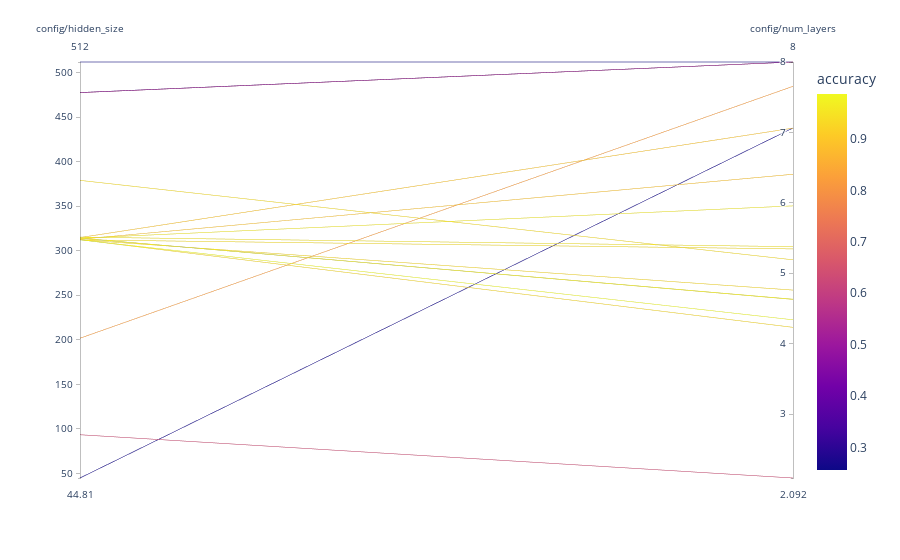

Notebook code cell kept with this figure:
### Markdown cell above
As you can see, bayes really focuses on the promising areas. It is much more efficient than random search, and also more efficient than grid search.
We have set the `random_search_steps` to 5, this means that we will do 5 random searches first, to get a good initial idea of the space. As you can see, 5 is a bit low, because it might lead to premature converging to a local optimum. You can increase this number to get a better initial idea of the space, but you will also need to increase the number of iterations after the initial random scan.

### Code cell
visualize.parallel_plot(analysis, columns)

### Figure 1 — Plotly figure (JSON) as saved in the notebook; plotly's stock layout.template omitted (floating-point values rounded to 4 significant figures)
{"data": [{"dimensions": [{"label": "config/hidden_size", "values": [201.8, 379.1, 93.39, 44.81, 314.2, 477.6, 314.2, 477.6, 312.9, 314.8, 477.7, 314.1, 315.3, 512.0, 312.3, 312.4, 312.5, 312.3]}, {"label": "config/num_layers", "values": [7.655, 5.191, 2.092, 7.063, 5.957, 8.0, 4.628, 8.0, 6.406, 7.061, 8.0, 4.632, 5.377, 8.0, 5.345, 4.761, 4.232, 4.339]}], "domain": {"x": [0, 1], "y": [0, 1]}, "line": {"color": [0.8172, 0.9406, 0.6344, 0.2625, 0.9609, 0.5266, 0.9531, 0.2937, 0.8922, 0.8938, 0.3125, 0.9719, 0.9531, 0.2562, 0.9406, 0.9328, 0.9328, 0.9875], "coloraxis": "coloraxis"}, "name": "", "type": "parcoords"}], "layout": {"coloraxis": {"colorbar": {"title": {"text": "accuracy"}}, "colorscale": [[0, "#0d0887"], [0.1111, "#46039f"], [0.2222, "#7201a8"], [0.3333, "#9c179e"], [0.4444, "#bd3786"], [0.5556, "#d8576b"], [0.6667, "#ed7953"], [0.7778, "#fb9f3a"], [0.8889, "#fdca26"], [1, "#f0f921"]]}, "legend": {"tracegroupgap": 0}, "margin": {"t": 60}}}
